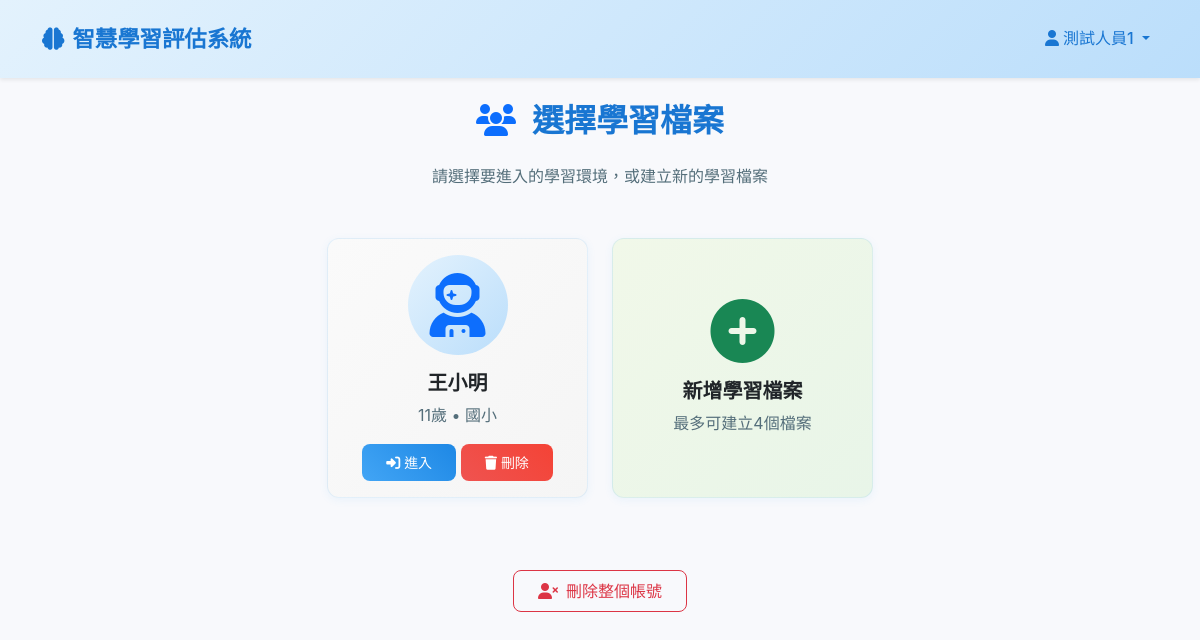
Before: /child_selection (signed in) with the older database file.
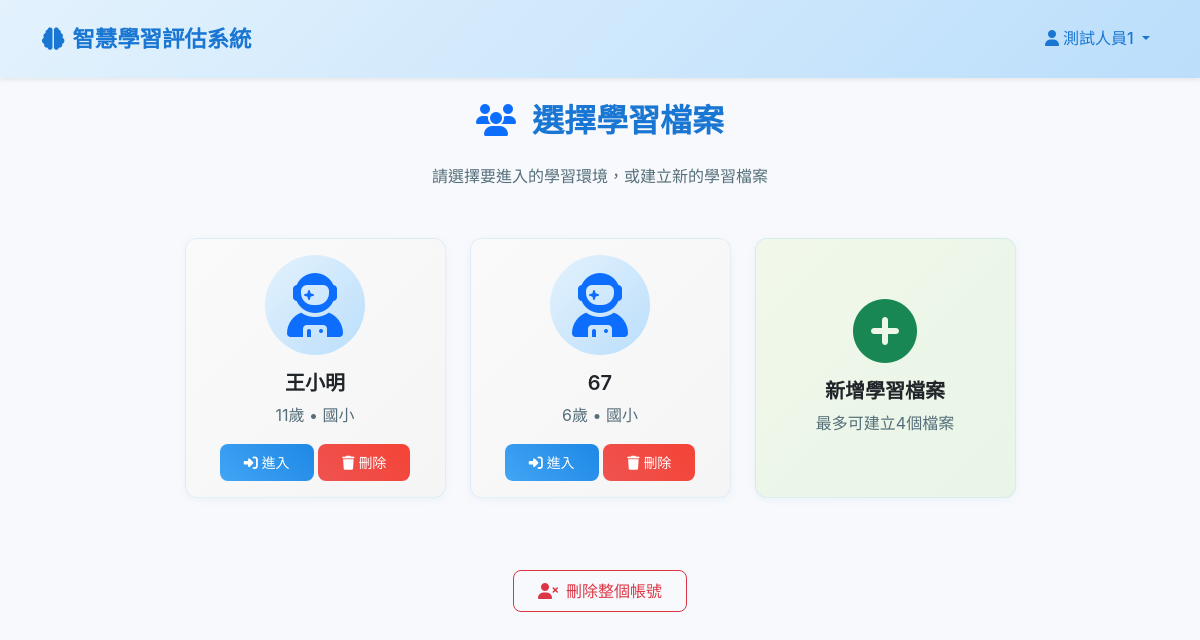
After: the same page with the newer database file.
### app.py (models this page shows)
class Child(db.Model):
   id = db.Column(db.Integer, primary_key=True)
   user_id = db.Column(db.Integer, db.ForeignKey('user.id'), nullable=False)
   nickname = db.Column(db.String(80), nullable=False)
   gender = db.Column(db.String(10), nullable=False)  # male/female
   age = db.Column(db.Integer, nullable=False)
   education_stage = db.Column(db.String(20), nullable=False)  # elementary/middle/high
   created_at = db.Column(db.DateTime, default=datetime.utcnow)
   study_sessions = db.relationship('StudySession', backref='child', lazy=True, cascade='all, delete-orphan')

### app.py (the view)
@app.route('/child_selection')
def child_selection():
   if 'user_id' not in session:
       return redirect(url_for('login'))
   user_id = session['user_id']
   children = Child.query.filter_by(user_id=user_id).all()
   return render_template('child_selection.html', children=children)

### templates/child_selection.html (shortened to what this page needs)
{% extends "base.html" %}
{% block content %}
<div class="container">
    <div class="row">
        <div class="col-12">
            <h2 class="mb-4 text-center">
                <i class="fas fa-users text-primary me-2"></i>
                選擇學習檔案
            </h2>
            <p class="text-center text-muted mb-5">
                請選擇要進入的學習環境，或建立新的學習檔案
            </p>
        </div>
    </div>
    <div class="row justify-content-center">
        {% for child in children %}
        <div class="col-md-6 col-lg-3 mb-4">
            <div class="card child-card h-100" onclick="selectChild({{ child.id }})">
                <div class="card-body text-center">
                    <div class="child-avatar mb-3">
                        {% if child.gender == 'male' %}
                            <i class="fas fa-user-astronaut fa-4x text-primary"></i>
                        {% else %}
                            <i class="fas fa-user-graduate fa-4x text-danger"></i>
                        {% endif %}
                    </div>
                    <h5 class="card-title">{{ child.nickname }}</h5>
                    <p class="card-text text-muted">
                        {{ child.age }}歲 • {{ {'elementary': '國小', 'middle': '國中', 'high': '高中'}[child.education_stage] }}
                    </p>
                    <div class="mt-3">
                        <button class="btn btn-primary btn-sm" onclick="event.stopPropagation(); selectChild({{ child.id }})">
                            <i class="fas fa-sign-in-alt me-1"></i>進入
                        </button>
                        <button class="btn btn-danger btn-sm" onclick="event.stopPropagation(); deleteChild({{ child.id }}, '{{ child.nickname }}')">
                            <i class="fas fa-trash me-1"></i>刪除
                        </button>
                    </div>
                </div>
            </div>
        </div>
        {% endfor %}
        {% if children|length < 4 %}
        <div class="col-md-6 col-lg-3 mb-4">
            <div class="card add-child-card h-100" data-bs-toggle="modal" data-bs-target="#createChildModal">
                <div class="card-body text-center d-flex flex-column justify-content-center">
                    <i class="fas fa-plus-circle fa-4x text-success mb-3"></i>
                    <h5 class="card-title">新增學習檔案</h5>
                    <p class="card-text text-muted">最多可建立4個檔案</p>
                </div>
            </div>
        </div>
        {% endif %}
    </div>
    <div class="row mt-5">
        <div class="col-12 text-center">
            <button class="btn btn-outline-danger" onclick="deleteAccount()">
                <i class="fas fa-user-times me-2"></i>刪除整個帳號
            </button>
        </div>
    </div>
</div>
{% endblock %}

### templates/base.html (shortened to what this page needs)
<!DOCTYPE html>
<html lang="zh-TW">
<head>
    <link href="https://cdnjs.cloudflare.com/ajax/libs/bootstrap/5.3.0/css/bootstrap.min.css" rel="stylesheet">
    <link href="https://cdnjs.cloudflare.com/ajax/libs/font-awesome/6.4.0/css/all.min.css" rel="stylesheet">
    <link href="{{ url_for('static', filename='style.css') }}" rel="stylesheet">
</head>
<body>
    <nav class="navbar navbar-expand-lg navbar-light">
        <div class="container">
            <a class="navbar-brand" href="{{ url_for('index') }}">
                <i class="fas fa-brain me-2"></i>智慧學習評估系統
            </a>
            <div class="collapse navbar-collapse" id="navbarNav">
                <div class="navbar-nav ms-auto">
                    {% if session.username %}
                        <div class="dropdown">
                            <a class="nav-link dropdown-toggle text-primary" href="#" role="button" data-bs-toggle="dropdown">
                                <i class="fas fa-user me-1"></i>{{ session.username }}
                            </a>
                        </div>
                    {% endif %}
                </div>
            </div>
        </div>
    </nav>
    <main class="container-fluid py-4">
        {% block content %}{% endblock %}
    </main>
</body>
</html>

### static/style.css (style rules this page uses)
* { box-sizing: border-box; }
body { font-family: 'Microsoft JhengHei', 'Segoe UI', Tahoma, Geneva, Verdana, sans-serif; background-color: #f8f9fc; line-height: 1.6; color: #2c3e50; }
.navbar { box-shadow: 0 2px 4px rgba(0,0,0,0.08); background: linear-gradient(135deg, #e3f2fd 0%, #bbdefb 100%) !important; }
.navbar-brand { font-weight: bold; font-size: 1.3rem; color: #1976d2 !important; }
.navbar-nav .nav-link { color: #1976d2 !important; font-weight: 500; }
.card { border: none; border-radius: 12px; box-shadow: 0 2px 12px rgba(0,0,0,0.08); transition: all 0.3s ease; background: white; }
.btn { border-radius: 8px; font-weight: 500; transition: all 0.3s ease; position: relative; overflow: hidden; }
.btn::before { content: ''; position: absolute; top: 0; left: -100%; width: 100%; height: 100%; background: linear-gradient(90deg, transparent, rgba(255,255,255,0.3), transparent); transition: left 0.5s; }
.btn-primary { background: linear-gradient(45deg, #42a5f5, #1e88e5); border: none; }
.btn-danger { background: linear-gradient(45deg, #ef5350, #f44336); border: none; }
.child-card { cursor: pointer; transition: all 0.3s ease; border: 2px solid #e3f2fd; background: linear-gradient(135deg, #fafafa 0%, #f5f5f5 100%); }
.add-child-card { cursor: pointer; transition: all 0.3s ease; border: 2px dashed #66bb6a; background: linear-gradient(135deg, #f1f8e9 0%, #e8f5e8 100%); }
.child-avatar { width: 100px; height: 100px; margin: 0 auto; display: flex; align-items: center; justify-content: center; background: linear-gradient(135deg, #e3f2fd 0%, #bbdefb 100%); border-radius: 50%; }

### templates/base.html (style rules this page uses)
body { font-family: -apple-system, BlinkMacSystemFont, "Segoe UI", "Microsoft JhengHei", "微軟正黑體", Roboto, "Helvetica Neue", Arial, sans-serif; font-size: 16px; line-height: 1.6; color: #2c3e50; -webkit-font-smoothing: antialiased; -moz-osx-font-smoothing: grayscale; background-color: #f8f9fc; }
h1, h2, h3, h4, h5, h6 { font-weight: 600; color: #1976d2; }
.text-muted { color: #546e7a !important; }
.navbar { box-shadow: 0 2px 4px rgba(0,0,0,.08); padding: 1rem 0; }
.navbar-brand { font-size: 1.4rem; font-weight: 700; }
.card { border: 1px solid rgba(66, 165, 245, 0.125); box-shadow: 0 2px 8px rgba(66, 165, 245, 0.08); }
.btn { font-weight: 500; padding: 0.5rem 1.5rem; }
:root { --primary-color: #42a5f5; --primary-dark: #1e88e5; --success-color: #66bb6a; --warning-color: #ffb74d; --danger-color: #ef5350; --info-color: #26c6da; }

Changed rows visible on the page:
added Child: gender "male" (drawn), nickname "67", age "6", education_stage "國小"
